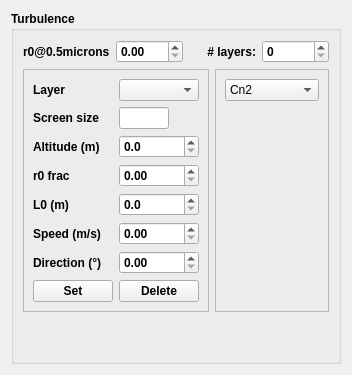
       <widget class="QWidget" name="tab">
        <attribute name="title">
         <string>Atmosphere</string>
        </attribute>
        <layout class="QVBoxLayout" name="verticalLayout_5">
         <item>
          <widget class="QGroupBox" name="groupBox_3">
           <property name="font">
            <font>
             <weight>75</weight>
             <bold>true</bold>
            </font>
           </property>
           <property name="title">
            <string>Turbulence</string>
           </property>
           <property name="checkable">
            <bool>false</bool>
           </property>
           <layout class="QVBoxLayout" name="verticalLayout_7">
            <item>
             <layout class="QHBoxLayout" name="horizontalLayout_5">
              <item>
               <widget class="QLabel" name="label_7">
                <property name="text">
                 <string>r0@0.5microns</string>
                </property>
               </widget>
              </item>
              <item>
               <widget class="QDoubleSpinBox" name="wao_r0"/>
              </item>
              <item>
               <widget class="QLabel" name="label_8">
                <property name="text">
                 <string># layers:</string>
                </property>
                <property name="alignment">
                 <set>Qt::AlignRight|Qt::AlignTrailing|Qt::AlignVCenter</set>
                </property>
               </widget>
              </item>
              <item>
               <widget class="QSpinBox" name="wao_atmosNlayers"/>
              </item>
             </layout>
            </item>
            <item>
             <layout class="QHBoxLayout" name="horizontalLayout_6">
              <item>
               <widget class="QFrame" name="frame">
                <property name="frameShape">
                 <enum>QFrame::StyledPanel</enum>
                </property>
                <property name="frameShadow">
                 <enum>QFrame::Raised</enum>
                </property>
                <layout class="QVBoxLayout" name="verticalLayout_4">
                 <item>
                  <layout class="QVBoxLayout" name="verticalLayout_3"/>
                 </item>
                 <item>
                  <layout class="QHBoxLayout" name="horizontalLayout_2">
                   <item>
                    <widget class="QLabel" name="label">
                     <property name="text">
                      <string>Layer</string>
                     </property>
                    </widget>
                   </item>
                   <item>
                    <widget class="QComboBox" name="wao_selectAtmosLayer"/>
                   </item>
                  </layout>
                 </item>
                 <item>
                  <layout class="QGridLayout" name="gridLayout_2">
                   <item row="1" column="0">
                    <widget class="QLabel" name="label_10">
                     <property name="text">
                      <string>Altitude (m)</string>
                     </property>
                    </widget>
                   </item>
                   <item row="2" column="0">
                    <widget class="QLabel" name="label_11">
                     <property name="text">
                      <string>r0 frac</string>
                     </property>
                    </widget>
                   </item>
                   <item row="0" column="0">
                    <widget class="QLabel" name="label_9">
                     <property name="text">
                      <string>Screen size</string>
                     </property>
                    </widget>
                   </item>
                   <item row="7" column="0">
                    <widget class="QLabel" name="label_14">
                     <property name="text">
                      <string>Direction (°)</string>
                     </property>
                    </widget>
                   </item>
                   <item row="0" column="1">
                    <widget class="QLineEdit" name="wao_atmosDimScreen">
                     <property name="maximumSize">
                      <size>
                       <width>50</width>
                       <height>16777215</height>
                      </size>
                     </property>
                     <property name="readOnly">
                      <bool>true</bool>
                     </property>
                    </widget>
                   </item>
                   <item row="5" column="0">
                    <widget class="QLabel" name="label_12">
                     <property name="text">
                      <string>L0 (m)</string>
                     </property>
                    </widget>
                   </item>
                   <item row="6" column="1">
                    <widget class="QDoubleSpinBox" name="wao_windSpeed"/>
                   </item>
                   <item row="6" column="0">
                    <widget class="QLabel" name="label_13">
                     <property name="text">
                      <string>Speed (m/s)</string>
                     </property>
                    </widget>
                   </item>
                   <item row="2" column="1">
                    <widget class="QDoubleSpinBox" name="wao_atmosFrac">
                     <property name="maximum">
                      <double>1.000000000000000</double>
                     </property>
                     <property name="singleStep">
                      <double>0.100000000000000</double>
                     </property>
                    </widget>
                   </item>
                   <item row="5" column="1">
                    <widget class="QDoubleSpinBox" name="wao_atmosL0">
                     <property name="decimals">
                      <number>1</number>
                     </property>
                     <property name="maximum">
                      <double>100000.000000000000000</double>
                     </property>
                    </widget>
                   </item>
                   <item row="1" column="1">
                    <widget class="QDoubleSpinBox" name="wao_atmosAlt">
                     <property name="maximumSize">
                      <size>
                       <width>100</width>
                       <height>16777215</height>
                      </size>
                     </property>
                     <property name="buttonSymbols">
                      <enum>QAbstractSpinBox::UpDownArrows</enum>
                     </property>
                     <property name="decimals">
                      <number>1</number>
                     </property>
                     <property name="maximum">
                      <double>100000.000000000000000</double>
                     </property>
                    </widget>
                   </item>
                   <item row="7" column="1">
                    <widget class="QDoubleSpinBox" name="wao_windDirection">
                     <property name="minimum">
                      <double>0.000000000000000</double>
                     </property>
                     <property name="maximum">
                      <double>360.000000000000000</double>
                     </property>
                    </widget>
                   </item>
                   <item row="8" column="0">
                    <widget class="QPushButton" name="wao_setAtmos">
                     <property name="text">
                      <string>Set</string>
                     </property>
                    </widget>
                   </item>
                   <item row="8" column="1">
                    <widget class="QPushButton" name="pushButton_9">
                     <property name="text">
                      <string>Delete</string>
                     </property>
                     <property name="checkable">
                      <bool>false</bool>
                     </property>
                     <property name="autoDefault">
                      <bool>false</bool>
                     </property>
                     <property name="default">
                      <bool>false</bool>
                     </property>
                     <property name="flat">
                      <bool>false</bool>
                     </property>
                    </widget>
                   </item>
                  </layout>
                 </item>
                </layout>
               </widget>
              </item>
              <item>
               <widget class="QFrame" name="frame_2">
                <property name="frameShape">
                 <enum>QFrame::StyledPanel</enum>
                </property>
                <property name="frameShadow">
                 <enum>QFrame::Raised</enum>
                </property>
                <layout class="QVBoxLayout" name="verticalLayout_6">
                 <item>
                  <widget class="QComboBox" name="comboBox_6">
                   <property name="font">
                    <font>
                     <weight>50</weight>
                     <bold>false</bold>
                    </font>
                   </property>
                   <item>
                    <property name="text">
                     <string>Cn2</string>
                    </property>
                   </item>
                   <item>
                    <property name="text">
                     <string>Wind speed</string>
                    </property>
                   </item>
                   <item>
                    <property name="text">
                     <string>Wind dir</string>
                    </property>
                   </item>
                  </widget>
                 </item>
                 <item>
                  <widget class="MatplotlibWidget" name="wao_atmosWindow" native="true">
                   <property name="minimumSize">
                    <size>
                     <width>0</width>
                     <height>0</height>
                    </size>
                   </property>
                  </widget>
                 </item>
                </layout>
               </widget>
              </item>
             </layout>
            </item>
            <item>
             <spacer name="verticalSpacer_3">
              <property name="orientation">
               <enum>Qt::Vertical</enum>
              </property>
              <property name="sizeHint" stdset="0">
               <size>
                <width>20</width>
                <height>40</height>
               </size>
              </property>
             </spacer>
            </item>
           </layout>
          </widget>
         </item>
        </layout>
       </widget>
